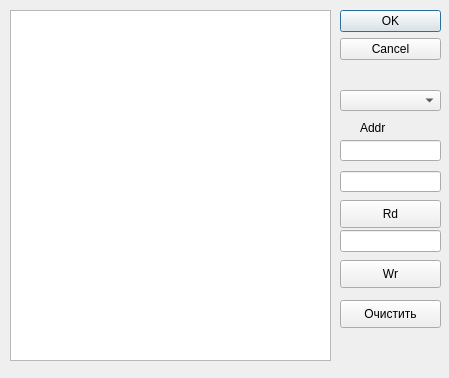
<?xml version="1.0" encoding="UTF-8"?>
<ui version="4.0">
 <class>Dial_debug</class>
 <widget class="QDialog" name="Dial_debug">
  <property name="geometry">
   <rect>
    <x>0</x>
    <y>0</y>
    <width>449</width>
    <height>378</height>
   </rect>
  </property>
  <property name="font">
   <font>
    <pointsize>9</pointsize>
   </font>
  </property>
  <property name="windowTitle">
   <string>Dial_debug</string>
  </property>
  <widget class="QDialogButtonBox" name="buttonBox">
   <property name="geometry">
    <rect>
     <x>340</x>
     <y>10</y>
     <width>101</width>
     <height>61</height>
    </rect>
   </property>
   <property name="orientation">
    <enum>Qt::Vertical</enum>
   </property>
   <property name="standardButtons">
    <set>QDialogButtonBox::Cancel|QDialogButtonBox::Ok</set>
   </property>
  </widget>
  <widget class="QLineEdit" name="lineEdit_addr">
   <property name="geometry">
    <rect>
     <x>340</x>
     <y>140</y>
     <width>101</width>
     <height>21</height>
    </rect>
   </property>
   <property name="font">
    <font>
     <pointsize>10</pointsize>
    </font>
   </property>
  </widget>
  <widget class="QLabel" name="label">
   <property name="geometry">
    <rect>
     <x>360</x>
     <y>120</y>
     <width>41</width>
     <height>16</height>
    </rect>
   </property>
   <property name="text">
    <string>Addr</string>
   </property>
  </widget>
  <widget class="QLineEdit" name="lineEdit_wr_dat">
   <property name="geometry">
    <rect>
     <x>340</x>
     <y>230</y>
     <width>101</width>
     <height>22</height>
    </rect>
   </property>
  </widget>
  <widget class="QPushButton" name="pushButt_wr">
   <property name="geometry">
    <rect>
     <x>340</x>
     <y>260</y>
     <width>101</width>
     <height>28</height>
    </rect>
   </property>
   <property name="text">
    <string>Wr</string>
   </property>
  </widget>
  <widget class="QPushButton" name="pushButt_rd">
   <property name="geometry">
    <rect>
     <x>340</x>
     <y>200</y>
     <width>101</width>
     <height>28</height>
    </rect>
   </property>
   <property name="text">
    <string>Rd</string>
   </property>
  </widget>
  <widget class="QLineEdit" name="lineEdit_count">
   <property name="geometry">
    <rect>
     <x>340</x>
     <y>171</y>
     <width>101</width>
     <height>21</height>
    </rect>
   </property>
  </widget>
  <widget class="QTextEdit" name="textEdit_rd_dat">
   <property name="geometry">
    <rect>
     <x>10</x>
     <y>10</y>
     <width>321</width>
     <height>351</height>
    </rect>
   </property>
   <property name="font">
    <font>
     <pointsize>10</pointsize>
    </font>
   </property>
  </widget>
  <widget class="QComboBox" name="comboBox_rej">
   <property name="geometry">
    <rect>
     <x>340</x>
     <y>90</y>
     <width>101</width>
     <height>21</height>
    </rect>
   </property>
   <property name="font">
    <font>
     <pointsize>10</pointsize>
    </font>
   </property>
  </widget>
  <widget class="QLabel" name="label_min_max_values">
   <property name="geometry">
    <rect>
     <x>10</x>
     <y>390</y>
     <width>311</width>
     <height>21</height>
    </rect>
   </property>
   <property name="text">
    <string/>
   </property>
  </widget>
  <widget class="QPushButton" name="pushButt_clear">
   <property name="geometry">
    <rect>
     <x>340</x>
     <y>300</y>
     <width>101</width>
     <height>28</height>
    </rect>
   </property>
   <property name="text">
    <string>Очистить</string>
   </property>
  </widget>
 </widget>
 <resources/>
 <connections>
  <connection>
   <sender>buttonBox</sender>
   <signal>accepted()</signal>
   <receiver>Dial_debug</receiver>
   <slot>accept()</slot>
   <hints>
    <hint type="sourcelabel">
     <x>340</x>
     <y>70</y>
    </hint>
    <hint type="destinationlabel">
     <x>157</x>
     <y>274</y>
    </hint>
   </hints>
  </connection>
  <connection>
   <sender>buttonBox</sender>
   <signal>rejected()</signal>
   <receiver>Dial_debug</receiver>
   <slot>reject()</slot>
   <hints>
    <hint type="sourcelabel">
     <x>366</x>
     <y>70</y>
    </hint>
    <hint type="destinationlabel">
     <x>286</x>
     <y>274</y>
    </hint>
   </hints>
  </connection>
  <connection>
   <sender>pushButt_rd</sender>
   <signal>clicked()</signal>
   <receiver>Dial_debug</receiver>
   <slot>on_butt_rd()</slot>
   <hints>
    <hint type="sourcelabel">
     <x>410</x>
     <y>175</y>
    </hint>
    <hint type="destinationlabel">
     <x>421</x>
     <y>191</y>
    </hint>
   </hints>
  </connection>
  <connection>
   <sender>pushButt_wr</sender>
   <signal>clicked()</signal>
   <receiver>Dial_debug</receiver>
   <slot>on_butt_wr()</slot>
   <hints>
    <hint type="sourcelabel">
     <x>402</x>
     <y>233</y>
    </hint>
    <hint type="destinationlabel">
     <x>420</x>
     <y>258</y>
    </hint>
   </hints>
  </connection>
  <connection>
   <sender>pushButt_clear</sender>
   <signal>clicked()</signal>
   <receiver>Dial_debug</receiver>
   <slot>clear_textEdit()</slot>
   <hints>
    <hint type="sourcelabel">
     <x>393</x>
     <y>312</y>
    </hint>
    <hint type="destinationlabel">
     <x>424</x>
     <y>344</y>
    </hint>
   </hints>
  </connection>
 </connections>
 <slots>
  <slot>on_butt_rd()</slot>
  <slot>on_butt_wr()</slot>
  <slot>clear_textEdit()</slot>
 </slots>
</ui>
